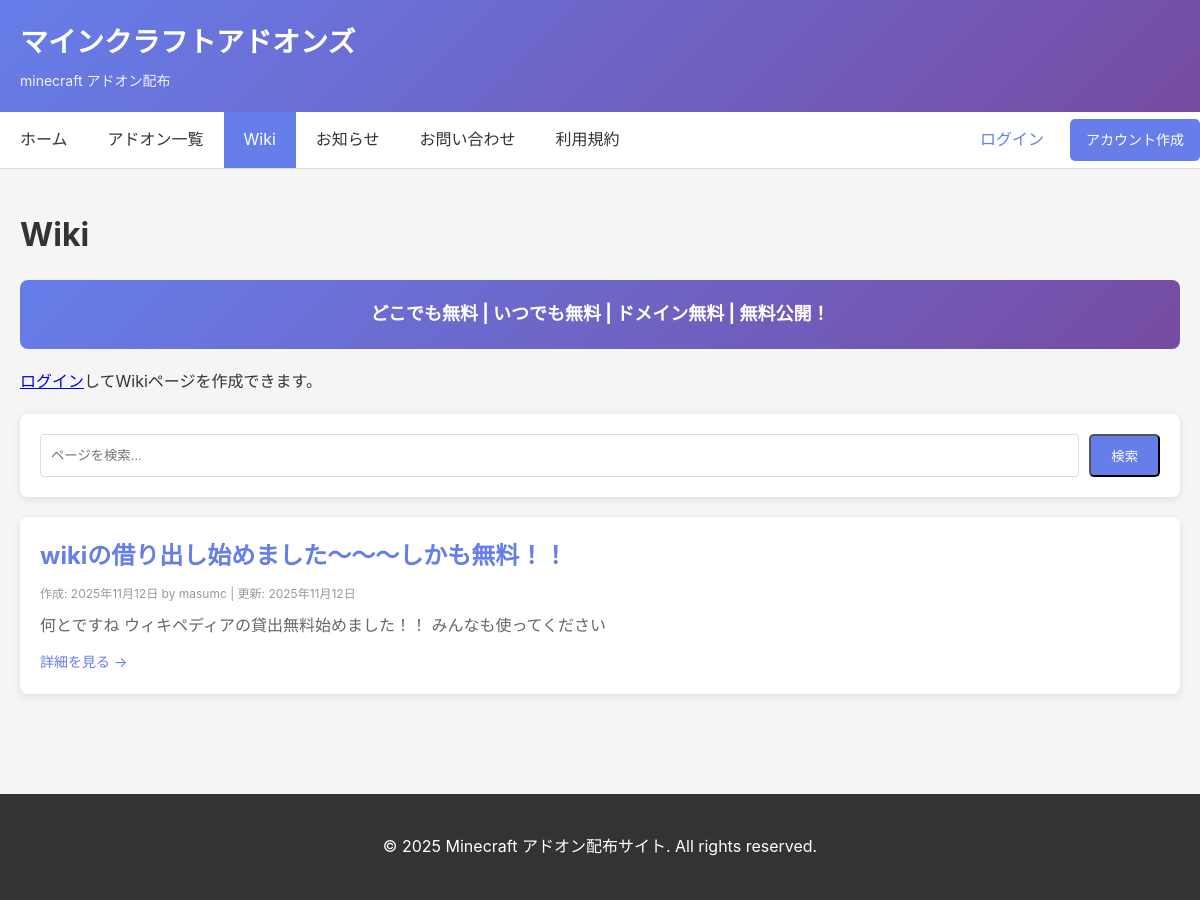
Page /wiki/ on the committed database.
### project/models.py (models this page shows, shortened)
class Wiki(models.Model):
    title = models.CharField('タイトル', max_length=200, unique=True)
    slug = models.SlugField('URL用の名前', unique=True)
    image = models.ImageField('サムネイル画像', upload_to='wiki/', null=True, blank=True)
    video_url = models.URLField('動画URL（YouTubeなど）', null=True, blank=True)
    content = models.TextField('内容')
    created_by = models.ForeignKey('auth.User', on_delete=models.SET_NULL, null=True, blank=True, related_name='wiki_created')
    updated_by = models.ForeignKey('auth.User', on_delete=models.SET_NULL, null=True, blank=True, related_name='wiki_updated')
    created_at = models.DateTimeField('作成日', auto_now_add=True)
    updated_at = models.DateTimeField('更新日', auto_now=True)
    class Meta:
        ordering = ['title']
        verbose_name = 'Wiki ページ'
        verbose_name_plural = 'Wiki ページ'

### project/views.py (the view)
# urls.py: path('wiki/', WikiListView.as_view(), name='wiki_list'),
class WikiListView(ListView):
    model = Wiki
    template_name = 'wiki_list.html'
    context_object_name = 'wikis'
    paginate_by = 20
    def get_queryset(self):
        queryset = Wiki.objects.all()
        query = self.request.GET.get('q')
        if query:
            queryset = queryset.filter(
                Q(title__icontains=query) |
                Q(content__icontains=query)
            )
        return queryset
    def get_context_data(self, **kwargs):
        context = super().get_context_data(**kwargs)
        context['search_query'] = self.request.GET.get('q', '')
        return context

### templates/wiki_list.html (shortened to what this page needs)
{% extends 'base.html' %}
{% block content %}
<h1 style="margin-bottom:20px;">Wiki</h1>
<div style="background:linear-gradient(135deg, #667eea 0%, #764ba2 100%); color:white; padding:20px; border-radius:8px; margin-bottom:20px; text-align:center;">
    <p style="margin:0; font-size:18px; font-weight:bold;">どこでも無料 | いつでも無料 | ドメイン無料 | 無料公開！</p>
</div>
<div style="margin-bottom:20px;">
    {% if user.is_authenticated %}
    <a href="{% url 'wiki_create' %}" class="button">+ 新しいページを作成</a>
    {% else %}
    <p><a href="{% url 'account_login' %}">ログイン</a>してWikiページを作成できます。</p>
    {% endif %}
</div>
<div class="card" style="margin-bottom:20px;">
    <form method="get" style="display:flex; gap:10px;">
        <input type="text" name="q" value="{{ search_query }}" placeholder="ページを検索..." style="flex:1; padding:10px; border:1px solid #ddd; border-radius:4px;">
        <button type="submit" class="button">検索</button>
    </form>
</div>
{% if wikis %}
    <div style="display:flex; flex-direction:column; gap:15px;">
        {% for wiki in wikis %}
        <div class="card">
            <div style="display:flex; gap:15px;">
                <div style="flex:1;">
                    <h2 style="margin-top:0; margin-bottom:8px;"><a href="{% url 'wiki_detail' wiki.slug %}" style="color:#667eea; text-decoration:none;">{{ wiki.title }}</a></h2>
                    <div style="font-size:12px; color:#999; margin-bottom:10px;">
                        作成: {{ wiki.created_at|date:"Y年m月d日" }} by {{ wiki.created_by.username|default:"(削除済み)" }}
                        | 更新: {{ wiki.updated_at|date:"Y年m月d日" }}
                    </div>
                    <p style="margin:10px 0; color:#666;">{{ wiki.content|truncatewords:30 }}</p>
                    <div>
                        <a href="{% url 'wiki_detail' wiki.slug %}" style="color:#667eea; text-decoration:none; font-size:14px;">詳細を見る →</a>
                    </div>
                </div>
            </div>
        </div>
        {% endfor %}
    </div>
{% else %}
    <div class="card">
        <p>Wikiページがまだありません。{% if user.is_authenticated %}<a href="{% url 'wiki_create' %}">最初のページを作成</a>してください。{% endif %}</p>
    </div>
{% endif %}
{% endblock %}

### templates/base.html (style rules this page uses)
* { margin: 0; padding: 0; box-sizing: border-box; }
body { font-family: -apple-system, BlinkMacSystemFont, "Segoe UI", "Noto Sans JP", sans-serif; background: #f5f5f5; color: #333; line-height: 1.6; }
.button { display: inline-block; padding: 10px 20px; background: #667eea; color: white; border-radius: 5px; text-decoration: none; transition: background 0.2s; }
.card { background: white; border-radius: 8px; box-shadow: 0 2px 8px rgba(0,0,0,0.1); padding: 20px; margin-bottom: 20px; }

### rows in the picture
Wiki: title "wikiの借り出し始めました～～～しかも無料！！", created_at "2025年11月12日", created_by.username "masumc", updated_at "2025年11月12日", content "何とですね ウィキペディアの貸出無料始めました！！ みんなも使ってください"
